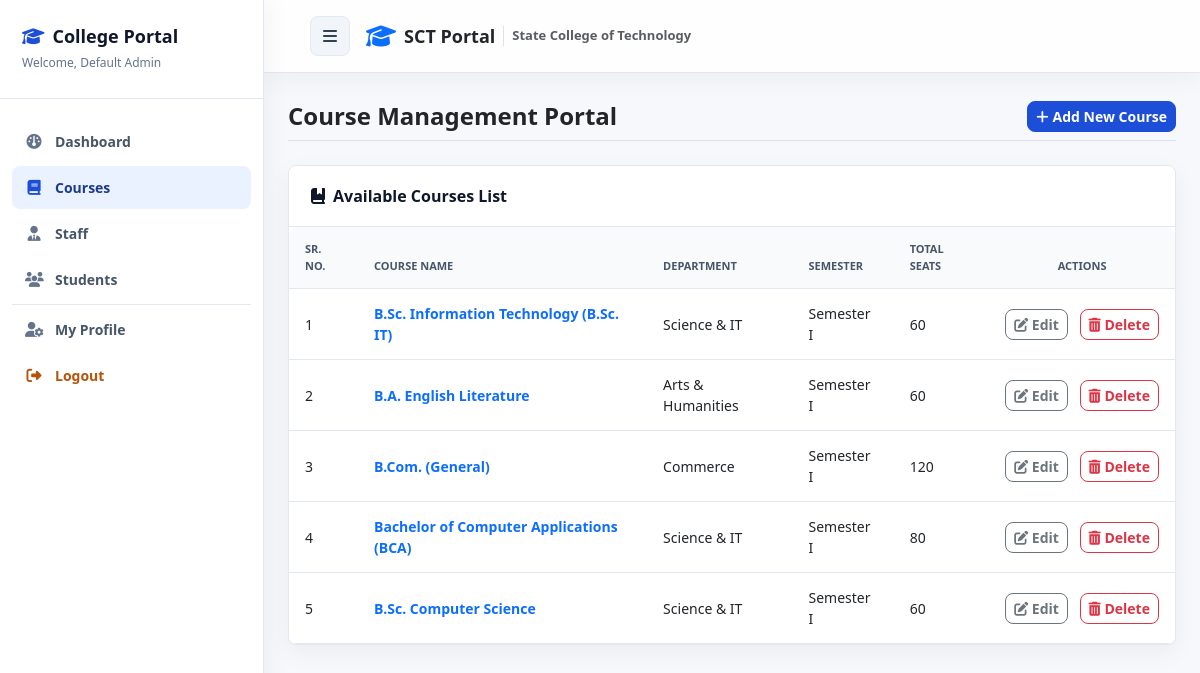
The page /admin/manage_courses.php (signed in) on the database its author committed.
### tables this page shows
CREATE TABLE `courses` (
  `course_id` int NOT NULL AUTO_INCREMENT,
  `course_name` varchar(100) NOT NULL,
  `department` varchar(100) NOT NULL,
  `semester` varchar(20) NOT NULL,
  `total_seats` int NOT NULL DEFAULT '60',
  PRIMARY KEY (`course_id`)
);

### admin/manage_courses.php (the view, shortened to what this page needs)
<?php
require_once '../includes/db_connect.php';
require_once '../includes/auth.php';
try {
    $stmt = $pdo->query("SELECT * FROM courses ORDER BY course_id DESC");
    $courses = $stmt->fetchAll();
} catch (PDOException $e) {
    die("Database Error: " . $e->getMessage());
}
include '../includes/header.php';
?>
<div class="wrapper">
    <?php include '../includes/sidebar.php'; ?>
    <div id="content">
        <div class="container-fluid">
            <div class="card">
                <div class="card-header">
                    <i class="fa-solid fa-book-bookmark me-2"></i>Available Courses List
                </div>
                <div class="card-body p-0">
                    <div class="table-responsive">
                        <table class="table table align-middle">
                            <thead>
                                <tr>
                                    <th>Sr. No.</th>
                                    <th>Course Name</th>
                                    <th>Department</th>
                                    <th>Semester</th>
                                    <th>Total Seats</th>
                                    <th class="text-center text-nowrap-action">Actions</th>
                                </tr>
                            </thead>
                            <tbody>
                                <?php if (empty($courses)): ?>
                                    <tr>
                                        <td colspan="6" class="text-center text-muted py-4">No courses registered yet. Click "Add New Course" to define one.</td>
                                    </tr>
                                <?php else: ?>
                                    <?php $sr_no = 1; ?>
                                    <?php foreach ($courses as $c): ?>
                                        <tr>
                                            <td><?php echo $sr_no++; ?></td>
                                            <td class="fw-bold text-primary"><?php echo e($c['course_name']); ?></td>
                                            <td><?php echo e($c['department']); ?></td>
                                            <td><?php echo e($c['semester']); ?></td>
                                            <td><?php echo e($c['total_seats']); ?></td>
                                            <td class="text-center text-nowrap-action">
                                                <button class="btn btn-sm btn-outline-secondary me-2" onclick="editCourse(<?php echo e(json_encode($c)); ?>)">
                                                    <i class="fa-solid fa-pen-to-square"></i> Edit
                                                </button>
                                                <a href="manage_courses.php?delete_id=<?php echo $c['course_id']; ?>" class="btn btn-sm btn-outline-danger" onclick="return confirm('Are you sure you want to delete this course? This action is irreversible.');">
                                                    <i class="fa-solid fa-trash-can"></i> Delete
                                                </a>
                                            </td>
                                        </tr>
                                    <?php endforeach; ?>
                                <?php endif; ?>
                            </tbody>
                        </table>
                    </div>
                </div>
            </div>
        </div>
    </div>
</div>
<?php include '../includes/footer.php'; ?>

### assets/css/style.css (style rules this page uses)
:root { --primary: #1d4ed8; --primary-dark: #1e3a8a; --teal: #0f766e; --amber: #b45309; --danger: #dc2626; --success: #059669; --warning: #d97706; --slate-950: #0f172a; --slate-800: #1e293b; --slate-700: #334155; --slate-600: #475569; --slate-500: #64748b; --slate-300: #cbd5e1; --slate-200: #e2e8f0; --slate-100: #f1f5f9; --slate-50: #f8fafc; --white: #ffffff; --radius: 8px; --shadow: 0 14px 34px rgba(15, 23, 42, 0.08); --soft-shadow: 0 8px 24px rgba(15, 23, 42, 0.05); --transition: 180ms ease; }
* { letter-spacing: 0; }
body { margin: 0; font-family: system-ui, -apple-system, BlinkMacSystemFont, "Segoe UI", Roboto, Helvetica, Arial, sans-serif; background: #f6f8fb; color: var(--slate-800); font-size: 15px; overflow-x: hidden; }
a { color: var(--primary); }
.wrapper { display: flex; width: 100%; min-height: 100vh; position: relative; }
#content { flex: 1; min-width: 0; width: 0; min-height: 100vh; background: #f6f8fb; transition: margin var(--transition); }
.container-fluid { padding-left: 24px; padding-right: 24px; }
.card { background: var(--white); border: 1px solid var(--slate-200); border-radius: var(--radius); box-shadow: var(--soft-shadow); margin-bottom: 24px; overflow: hidden; }
.card-header { background: var(--white); border-bottom: 1px solid var(--slate-200); color: var(--slate-950); font-size: 16px; font-weight: 800; padding: 18px 22px; }
.card-body { padding: 22px; }
.btn { border-radius: var(--radius); font-weight: 700; }
.btn-primary { background: var(--primary); border-color: var(--primary); }
.table { color: var(--slate-700); margin-bottom: 0; }
.table th { background: var(--slate-50); border-bottom: 1px solid var(--slate-200); color: var(--slate-600); font-size: 11px; font-weight: 800; padding: 14px 16px; text-transform: uppercase; }
.table td { border-bottom: 1px solid var(--slate-200); font-size: 14px; padding: 14px 16px; vertical-align: middle; }
.table-responsive { border-radius: var(--radius); }
.text-nowrap-action { white-space: nowrap !important; }
.table-responsive { width: 100%; overflow-x: auto; -webkit-overflow-scrolling: touch; border-radius: var(--radius); }

### rows shown on the page
courses: course_name "B.Sc. Information Technology (B.Sc. IT)", department "Science & IT", semester "Semester I", total_seats "60"
courses: course_name "B.A. English Literature", department "Arts & Humanities", semester "Semester I", total_seats "60"
courses: course_name "B.Com. (General)", department "Commerce", semester "Semester I", total_seats "120"
courses: course_name "Bachelor of Computer Applications (BCA)", department "Science & IT", semester "Semester I", total_seats "80"
courses: course_name "B.Sc. Computer Science", department "Science & IT", semester "Semester I", total_seats "60"

### other values the page prints
$user_name "Default Admin"
$item['label'] "Dashboard"
$item['label'] "Courses"
$item['label'] "Staff"
$item['label'] "Students"
$title "Course Management Portal"
$actions "Add New Course"
